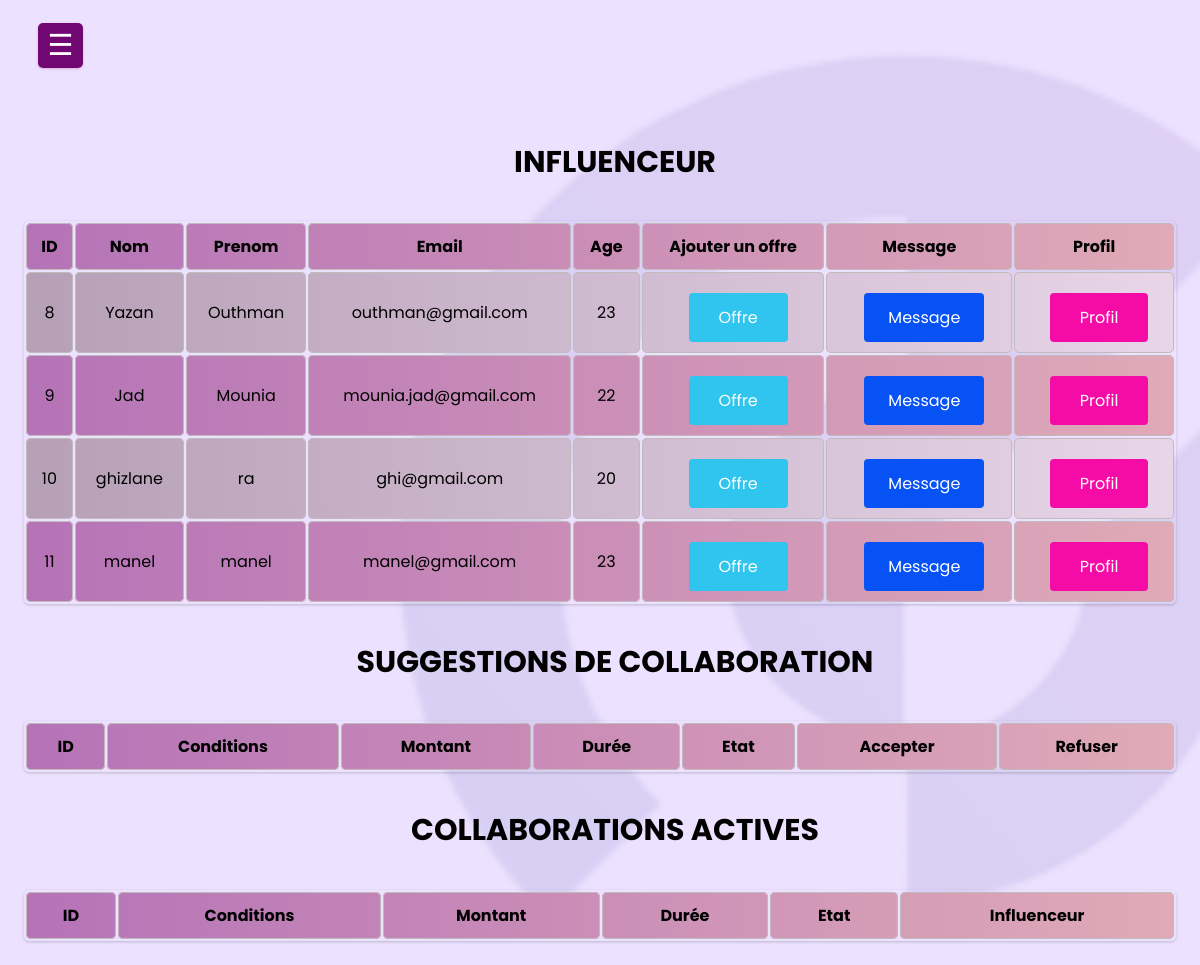
The page /entreprise.php (signed in) on the database as committed earlier.
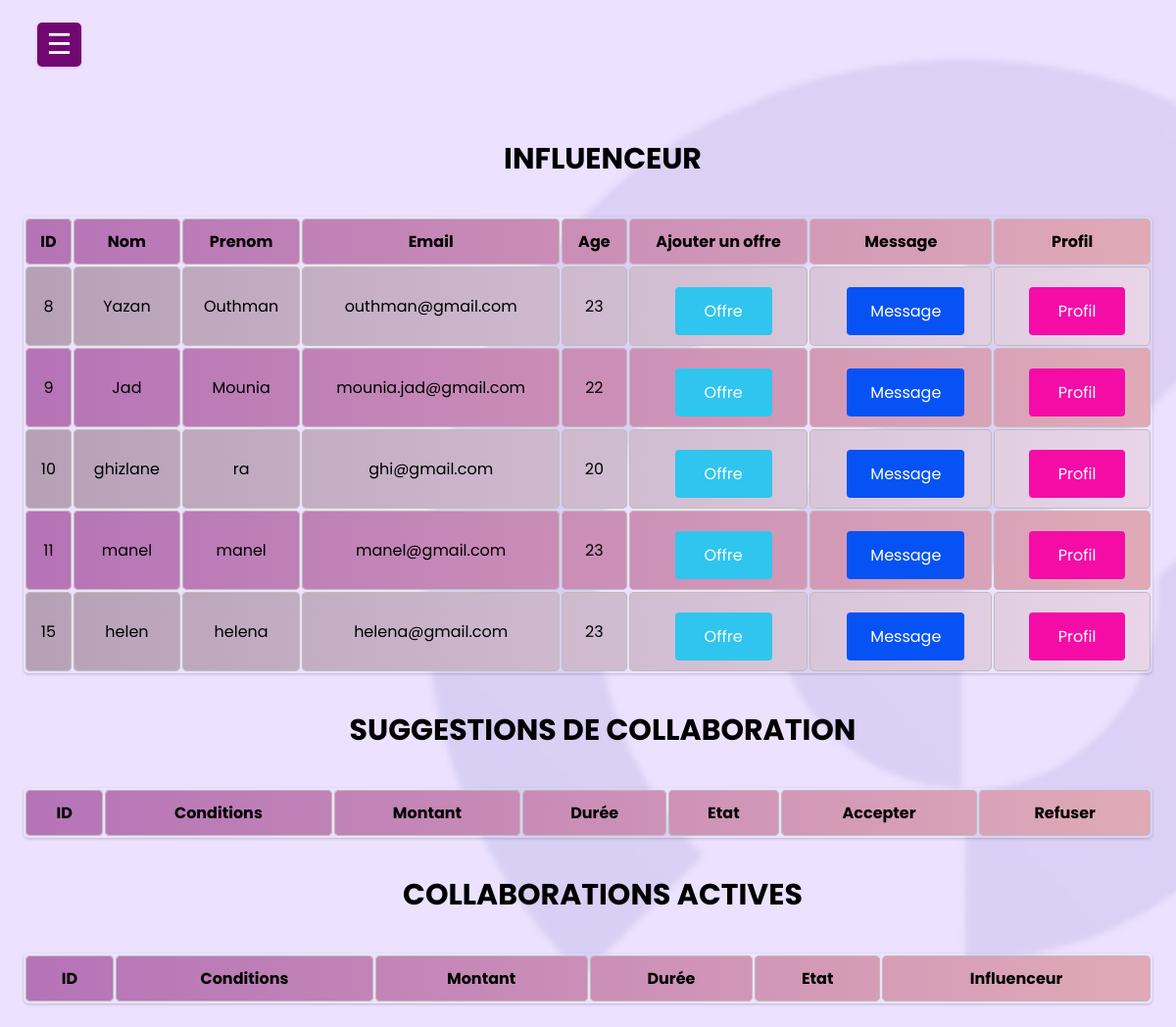
The same page on the database as committed later.
### tables this page shows
CREATE TABLE `influencer` (
  `id` int(11) NOT NULL,
  `nom` varchar(50) NOT NULL,
  `prenom` varchar(50) NOT NULL,
  `age` int(11) DEFAULT NULL,
  `telephone` varchar(20) DEFAULT NULL,
  `email` varchar(100) NOT NULL,
  `insta` varchar(50) DEFAULT NULL,
  `fcbk` varchar(50) DEFAULT NULL,
  `youtube` varchar(50) DEFAULT NULL,
  `domaine` varchar(50) DEFAULT NULL,
  `abonne` text DEFAULT NULL,
  `password` varchar(100) NOT NULL,
  `pfp` varchar(255) DEFAULT NULL
);

### entreprise.php (the view, shortened to what this page needs)
<!DOCTYPE html>
<html lang="en">
<head>
    <link rel="stylesheet" href="./css/entreprise.css">
    <link rel="stylesheet" href="https://cdnjs.cloudflare.com/ajax/libs/font-awesome/4.7.0/css/font-awesome.min.css">
</head>
<body>
<label for="check">
    <div id="btn">&#9776;</div>
</label>
    <main>
    </main>
<div class="main">
<?php
include_once 'database.php';
echo "<h1 style='font-size:30px; padding: 16px;'><strong><center>INFLUENCEUR </center></strong></h1>";
$sql = "SELECT * FROM influencer";
$result = mysqli_query($conn, $sql);
echo "<table>";
echo "<tr><th>ID</th><th>Nom</th><th>Prenom</th><th>Email</th><th>Age</th><th>Ajouter un offre </th><th>Message</th><th>Profil</th></tr>";
foreach ($result as $row) {
    echo "<tr>";
    echo "<td>" .$row['id'] . "</td>";
    echo "<td>".$row['nom']."</td>";
    echo "<td>".$row['prenom']."</td>";
    echo "<td>".$row['email']."</td>";
    echo "<td>".$row['age']."</td>";
    echo "<td>";
    echo "<form method='post'>";
    echo "<button type='button' class='offer-btn'>Offre</button>";
    echo "</form>";
    echo "</td>";
    echo "<td>";
    echo "<form method='post'>";
    echo "<button type='submit' class='message-btn' name='message'>Message</button>";
    echo "</form>";
    echo "</td>";
    echo "<td>";
    echo "<form method='post'>";
    echo "<button type='submit' class='profile-btn' name='profile'>Profil</button>";
    echo "</form>";
    echo "</td>";
    echo "</tr>";
}
echo "</table>";
        ?>
<?php
echo "<h1><center>SUGGESTIONS DE COLLABORATION</center></h1>";
echo "<table>";
echo "<tr><th>ID</th><th>Conditions</th><th>Montant</th><th>Dur&eacute;e</th><th>Etat</th><th>Accepter</th><th>Refuser</th></tr>";
echo "</table>";
        ?>
<?php
echo "<h1>COLLABORATIONS ACTIVES </h1>";
echo "<table>";
echo "<tr><th>ID</th><th>Conditions</th><th>Montant</th><th>Durée</th><th>Etat</th><th>Influenceur</th></tr>";
echo "</table>";
?>
</div>
</body>
</html>

Rows that differ between the two databases and show on the page:
added influencer: id "15", nom "helen", prenom "helena", email "helena@gmail.com", age "23"
